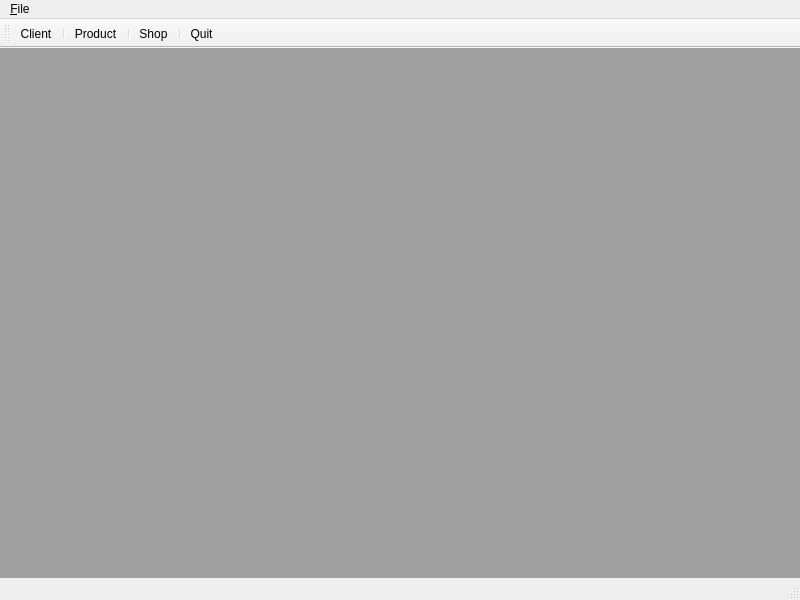
<?xml version="1.0" encoding="UTF-8"?>
<ui version="4.0">
 <class>MainWindow</class>
 <widget class="QMainWindow" name="MainWindow">
  <property name="geometry">
   <rect>
    <x>0</x>
    <y>0</y>
    <width>800</width>
    <height>600</height>
   </rect>
  </property>
  <property name="windowTitle">
   <string>MainWindow</string>
  </property>
  <widget class="QWidget" name="centralwidget">
   <layout class="QHBoxLayout" name="horizontalLayout">
    <property name="leftMargin">
     <number>0</number>
    </property>
    <property name="topMargin">
     <number>0</number>
    </property>
    <property name="rightMargin">
     <number>0</number>
    </property>
    <property name="bottomMargin">
     <number>0</number>
    </property>
    <item>
     <widget class="QMdiArea" name="mdiArea">
      <property name="viewMode">
       <enum>QMdiArea::TabbedView</enum>
      </property>
      <property name="documentMode">
       <bool>true</bool>
      </property>
      <property name="tabsClosable">
       <bool>false</bool>
      </property>
     </widget>
    </item>
   </layout>
  </widget>
  <widget class="QMenuBar" name="menubar">
   <property name="geometry">
    <rect>
     <x>0</x>
     <y>0</y>
     <width>800</width>
     <height>24</height>
    </rect>
   </property>
   <widget class="QMenu" name="menu_File">
    <property name="title">
     <string>&amp;File</string>
    </property>
    <addaction name="separator"/>
    <addaction name="actionQuit"/>
   </widget>
   <addaction name="menu_File"/>
  </widget>
  <widget class="QStatusBar" name="statusbar"/>
  <widget class="QToolBar" name="toolBar">
   <property name="windowTitle">
    <string>toolBar</string>
   </property>
   <attribute name="toolBarArea">
    <enum>TopToolBarArea</enum>
   </attribute>
   <attribute name="toolBarBreak">
    <bool>false</bool>
   </attribute>
   <addaction name="actionClient"/>
   <addaction name="separator"/>
   <addaction name="actionProduct"/>
   <addaction name="separator"/>
   <addaction name="actionShop"/>
   <addaction name="separator"/>
   <addaction name="actionQuit"/>
  </widget>
  <action name="actionQuit">
   <property name="text">
    <string>Quit</string>
   </property>
  </action>
  <action name="actionClient">
   <property name="text">
    <string>Client</string>
   </property>
   <property name="shortcut">
    <string>Ctrl+1</string>
   </property>
  </action>
  <action name="actionProduct">
   <property name="text">
    <string>Product</string>
   </property>
  </action>
  <action name="actionShop">
   <property name="text">
    <string>Shop</string>
   </property>
  </action>
 </widget>
 <resources/>
 <connections>
  <connection>
   <sender>actionQuit</sender>
   <signal>triggered()</signal>
   <receiver>MainWindow</receiver>
   <slot>close()</slot>
   <hints>
    <hint type="sourcelabel">
     <x>-1</x>
     <y>-1</y>
    </hint>
    <hint type="destinationlabel">
     <x>399</x>
     <y>299</y>
    </hint>
   </hints>
  </connection>
 </connections>
</ui>
